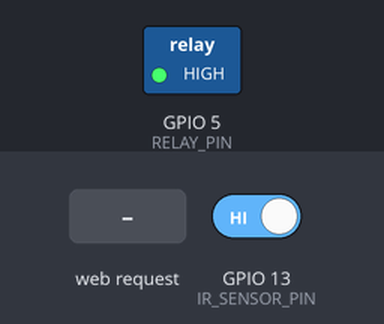
A sketch run on a simulated ESP32. Shown: switched loads named in the sketch (green lamp = pin HIGH). The test bench sets the inputs (shaded band); at power-on: GPIO 13 (IR_SENSOR_PIN) HIGH. WiFi joins after 1.5 s; servers stay silent unless stated; what the sketch prints to the serial monitor is not drawn.

Above: at 2.7 s.
2.8 s: GPIO 13 (IR_SENSOR_PIN) driven LOW
At 4.1 s:
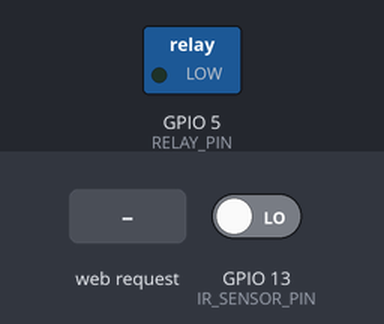
4.4 s: HTTP request GET /on received
Timing chart, 0 to 7.4 s (numbered marks = the images above; inputs shaded):
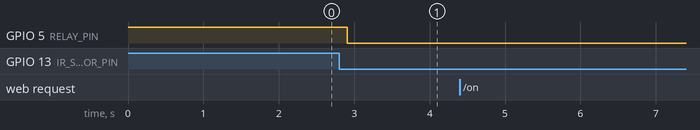

The sketch:

main.ino
```cpp
#include <WiFi.h>
#include <WebServer.h>

#define IR_SENSOR_PIN 13  // your IR sensor input
#define RELAY_PIN      5   // your relay control (active LOW)

const char* ssid     = "YOUR_SSID";
const char* password = "YOUR_PASSWORD";

WebServer server(80);

// Override control variables
bool webOverride = false;
unsigned long lastWebOnMillis = 0;
const unsigned long overrideDuration = 9000; // 3 seconds

// Simple HTML page with two buttons
const char htmlPage[] PROGMEM = R"rawliteral(
<!DOCTYPE html>
<html>
  <head>
    <meta charset="utf-8">
    <title>ESP32 Pump Control</title>
    <style>
      body { font-family: Arial; text-align: center; margin-top: 50px; }
      button {
        padding: 20px 40px;
        font-size: 1.5em;
        margin: 20px;
        border: none;
        border-radius: 10px;
        cursor: pointer;
      }
      #on  { background: #4CAF50; color: #fff; }
      #off { background: #f44336; color: #fff; }
    </style>
  </head>
  <body>
    <h1>ESP32 Pump Control</h1>
    <button id="on"  onclick="fetch('/on')">Turn ON</button>
    <button id="off" onclick="fetch('/off')">Turn OFF</button>
    <p id="status">—</p>
    <script>
      // Poll status every second
      setInterval(() => {
        fetch('/status').then(r => r.text()).then(txt => {
          document.getElementById('status').innerText = 'Pump is ' + txt;
        });
      }, 1000);
    </script>
  </body>
</html>
)rawliteral";

void handleRoot() {
  server.send_P(200, "text/html", htmlPage);
}

void handlePumpOn() {
  digitalWrite(RELAY_PIN, LOW);     // active LOW
  webOverride = true;               // enable override
  lastWebOnMillis = millis();      // start timer
  server.sendHeader("Location", "/");
  server.send(303);
}

void handlePumpOff() {
  digitalWrite(RELAY_PIN, HIGH);    // turn OFF immediately
  webOverride = false;              // cancel override
  server.sendHeader("Location", "/");
  server.send(303);
}

void handleStatus() {
  bool isOn = (digitalRead(RELAY_PIN) == LOW);
  server.send(200, "text/plain", isOn ? "ON" : "OFF");
}

void setup() {
  Serial.begin(115200);
  pinMode(IR_SENSOR_PIN, INPUT);
  pinMode(RELAY_PIN, OUTPUT);
  digitalWrite(RELAY_PIN, HIGH);    // start OFF

  // Connect to WiFi
  Serial.printf("Connecting to %s ...\n", ssid);
  WiFi.begin(ssid, password);
  while (WiFi.status() != WL_CONNECTED) {
    delay(500);
    Serial.print(".");
  }
  Serial.printf("\nConnected! IP address: %s\n", WiFi.localIP().toString().c_str());

  // Set up web server routes
  server.on("/",       HTTP_GET,  handleRoot);
  server.on("/on",     HTTP_GET,  handlePumpOn);
  server.on("/off",    HTTP_GET,  handlePumpOff);
  server.on("/status", HTTP_GET,  handleStatus);
  server.begin();
}

void loop() {
  server.handleClient();

  // If web override is active, keep pump ON for the overrideDuration
  if (webOverride) {
    if (millis() - lastWebOnMillis < overrideDuration) {
      digitalWrite(RELAY_PIN, LOW);
      Serial.println("Web override active: Pump ON");
    } else {
      webOverride = false; // override expired
    }
  }

  // Only apply IR sensor logic when not under web override
  if (!webOverride) {
    int irState = digitalRead(IR_SENSOR_PIN);
    if (irState == LOW) {
      digitalWrite(RELAY_PIN, LOW);
      Serial.println("IR: object detected → Pump ON");
    } else {
      digitalWrite(RELAY_PIN, HIGH);
      Serial.println("IR: no object → Pump OFF");
    }
  }

  delay(200);
}
```

Measured:
- after the input at 2.8 s, GPIO 5 (RELAY_PIN): HIGH → LOW after 0.11 s
- after the input at 4.4 s, every drawn part: stays the same
